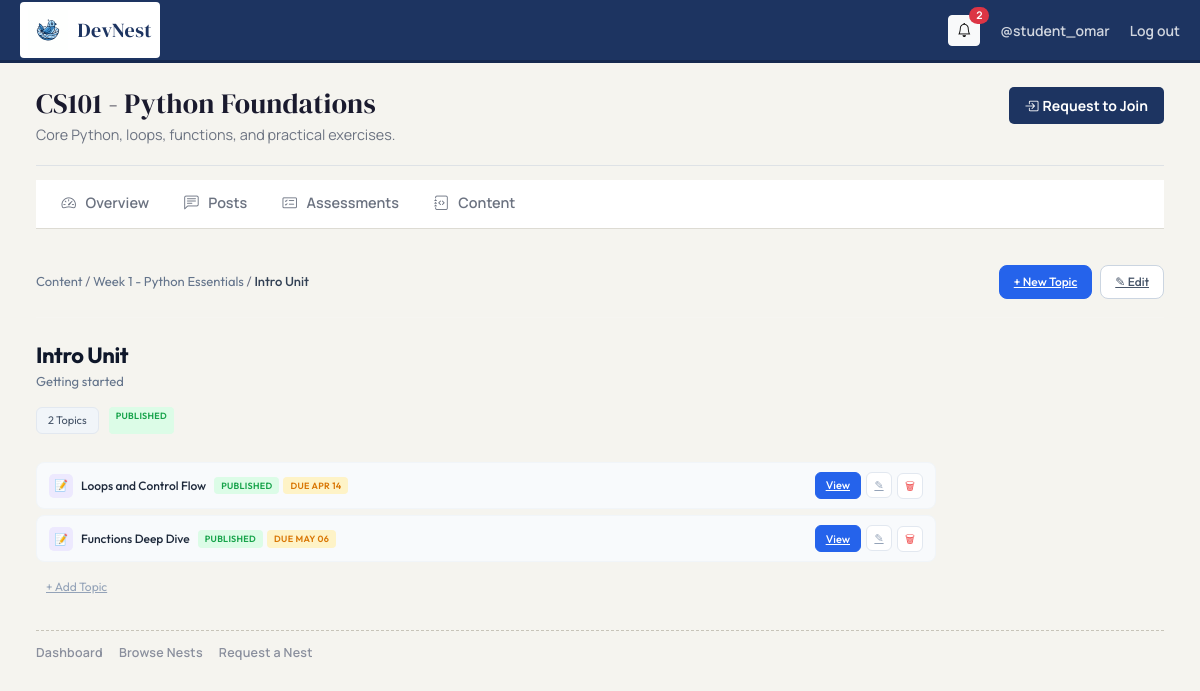
The app's page /content/unit/1/ (signed in) with its own data.
### nests/models.py (models this page shows, shortened)
class Nest(models.Model):
    class Status(models.TextChoices):
        PENDING  = 'pending',  'Pending'
        APPROVED = 'approved', 'Approved'
        REJECTED = 'rejected', 'Rejected'
    name        = models.CharField(max_length=255)
    description = models.TextField()
    creator     = models.ForeignKey(settings.AUTH_USER_MODEL, on_delete=models.CASCADE)
    members     = models.ManyToManyField(
        settings.AUTH_USER_MODEL,
        through='NestMembership',
        related_name='nests',
    )
    status      = models.CharField(
        max_length=20,
        choices=Status.choices,
        default=Status.PENDING,
    )
    created_at  = models.DateTimeField(auto_now_add=True)
    def membership_for(self, user):
        if not getattr(user, 'is_authenticated', False):
            return None
        return self.memberships.filter(user=user, status=NestMembership.Status.ACTIVE).first()
    def is_member(self, user):
        return self.membership_for(user) is not None

### content/models.py (models this page shows, shortened)
class Unit(models.Model):
    title = models.ForeignKey(Title, on_delete=models.CASCADE)
    name = models.CharField(max_length=255)
    description = models.TextField(blank=True)
    sort_order = models.IntegerField(default=0)
    is_published = models.BooleanField(default=False)
    created_at = models.DateTimeField(auto_now_add=True)
    class Meta:
        ordering = ['sort_order']

class Title(models.Model):
    name = models.CharField(max_length=255)
    description = models.TextField(blank=True)
    sort_order = models.IntegerField(default=0)
    is_published = models.BooleanField(default=False)
    created_by = models.ForeignKey(User, on_delete=models.CASCADE)
    nest = models.ForeignKey(Nest, on_delete=models.CASCADE, related_name='titles', null=True, blank=True)
    created_at = models.DateTimeField(auto_now_add=True)
    class Meta:
        ordering = ['sort_order']

class Topic(models.Model):
    class StatusChoices(models.TextChoices):
        DRAFT = 'draft', 'Draft'
        PUBLISHED = 'published', 'Published'
        SCHEDULED = 'scheduled', 'Scheduled'
        ARCHIVED = 'archived', 'Archived'
    unit = models.ForeignKey(Unit, on_delete=models.CASCADE)
    name = models.CharField(max_length=255)
    sort_order = models.IntegerField(default=0)
    status = models.CharField(max_length=20, choices=StatusChoices.choices, default=StatusChoices.DRAFT)
    due_date = models.DateTimeField(null=True, blank=True)
    created_at = models.DateTimeField(auto_now_add=True)
    updated_at = models.DateTimeField(auto_now=True)
    class Meta:
        ordering = ['sort_order']

### content/views.py (the view)
# urls.py: path("unit/<unit_id>/", views.unit_detail_view, name="unit_detail_view"),
def unit_detail_view(request: HttpRequest, unit_id):
    try:
        unit = Unit.objects.get(pk=unit_id)
        topics = Topic.objects.filter(unit=unit)
    except Exception as e:
        print(e)
        return render(request, "404.html")
    permission_response = _enforce_view_permission(request, unit.title.nest)
    if permission_response:
        return permission_response
    return render(request, "content/unit_detail.html", {"unit": unit, "topics": topics, "nest": unit.title.nest})

### content/views.py (called while the page is built)
def _can_view_nest_content(user, nest: Nest):
    return nest.is_member(user) or nest.is_site_staff(user)

def _enforce_view_permission(request: HttpRequest, nest: Nest | None):
    if not nest:
        return None
    if not request.user.is_authenticated:
        return _require_auth(request, "You must be signed in to view this nest content.")
    if not _can_view_nest_content(request.user, nest):
        messages.warning(request, "You must be an active member to view this nest content.", "alert-warning")
        return redirect("nests:nest_detail", nest_id=nest.id)
    return None

### main/context_processors.py (called while the page is built)
def notifications_context(request):
    if not getattr(request.user, 'is_authenticated', False):
        return {
            'unread_notifications': [],
            'unread_notifications_count': 0,
        }
    unread_qs = Notification.objects.filter(user=request.user, is_read=False)
    return {
        'unread_notifications': list(unread_qs[:8]),
        'unread_notifications_count': unread_qs.count(),
    }

### content/templates/content/unit_detail.html (shortened to what this page needs)
{% extends "nests/nest_detail_base.html" %}
{% load static %}
{% block extra_css %}<link rel="stylesheet" href="{% static 'content/css/style.css' %}">{% endblock %}
{% block feature_content %}
<div class="c-topbar">
    <div class="c-topbar__breadcrumb">
        <a href="{% url 'content:all_titles_view' %}{% if nest %}?nest_id={{ nest.id }}{% endif %}">Content</a> /
        <a href="{% url 'content:title_detail_view' title_id=unit.title.id %}">{{ unit.title.name }}</a> /
        <span>{{ unit.name }}</span>
    </div>
    <div class="c-topbar__actions">
        <a href="{% url 'content:create_topic_view' unit_id=unit.id %}" class="c-btn c-btn--primary">+ New Topic</a>
        <a href="{% url 'content:update_unit_view' unit_id=unit.id %}" class="c-btn">✎ Edit</a>
    </div>
</div>
<div class="c-content">
    <div class="course-header">
        <h1 class="course-header__title">{{ unit.name }}</h1>
        {% if unit.description %}<p class="course-header__desc">{{ unit.description }}</p>{% endif %}
        <div class="course-header__meta">
            <div class="meta-chip">{{ topics|length }} Topic{{ topics|length|pluralize }}</div>
            <span class="c-badge" style="background:{% if unit.is_published %}#dcfce7;color:#16a34a;{% else %}#f1f5f9;color:#94a3b8;{% endif %}">
                {% if unit.is_published %}Published{% else %}Draft{% endif %}
            </span>
        </div>
    </div>
    {% if topics %}
        {% for topic in topics %}
        <div class="topic">
            <div class="topic__header">
                <div class="topic__left">
                    <div class="topic__type-icon" style="background:#ede9fe;color:#5b21b6;">📝</div>
                    <span class="topic__title">{{ topic.name }}</span>
                    <div class="topic__badges">
                        <span class="c-badge" style="background:
                            {% if topic.status == 'published' %}#dcfce7;color:#16a34a;
                            {% elif topic.status == 'draft' %}#f1f5f9;color:#94a3b8;
                            {% elif topic.status == 'scheduled' %}#e0f2fe;color:#0284c7;
                            {% else %}#fee2e2;color:#ef4444;{% endif %}">
                            {{ topic.get_status_display }}
                        </span>
                        {% if topic.due_date %}
                        <span class="c-badge" style="background:#fef3c7;color:#d97706;">Due {{ topic.due_date|date:"M d" }}</span>
                        {% endif %}
                    </div>
                </div>
                <div class="topic__actions" style="opacity:1; display:flex; gap:5px;">
                    <a href="{% url 'content:topic_detail_view' topic_id=topic.id %}" class="c-btn c-btn--sm c-btn--primary">View</a>
                    <a href="{% url 'content:update_topic_view' topic_id=topic.id %}" class="c-icon-btn" title="Edit">✎</a>
                    <form method="POST" action="{% url 'content:delete_topic_view' topic_id=topic.id %}" style="display:inline;" onsubmit="return confirm('Delete this topic?')">
                        <button type="submit" class="c-icon-btn" style="color:#ef4444;" title="Delete">🗑</button>
                    </form>
                </div>
            </div>
        </div>
        {% endfor %}
    {% endif %}
    <a href="{% url 'content:create_topic_view' unit_id=unit.id %}" class="add-topic">+ Add Topic</a>
</div>
{% endblock %}

### nests/templates/nests/nest_detail_base.html (shortened to what this page needs)
{% extends "nests/base.html" %}
{% block content %}
{% if nest %}
<div class="nest-page-head pb-3 mb-0 border-bottom">
    <div>
        <h2 class="nest-page-title">{{ nest.name }}</h2>
        <p class="nest-page-subtitle mb-1">{{ nest.description }}</p>
    </div>
    <div class="d-flex gap-2 flex-wrap align-items-center">
        {% if membership %}
            <span class="nest-chip nest-chip-approved align-self-center">
                <i class="bi bi-check-circle me-1"></i> {{ membership.get_role_display }}
            </span>
        {% elif pending_membership %}
            <span class="nest-chip nest-chip-pending align-self-center">
                <i class="bi bi-hourglass-split me-1"></i> Request Pending
            </span>
        {% elif request.user.is_authenticated %}
            <form method="post" action="{% url 'nests:join_nest' nest_id=nest.pk %}">
                <button type="submit" class="nest-btn-main">
                    <i class="bi bi-box-arrow-in-right me-1"></i> Request to Join
                </button>
            </form>
        {% endif %}
    </div>
</div>
<div class="nest-subnav-wrap">
    <nav class="nest-subnav" aria-label="Nest feature navigation">
        <a href="{% url 'nests:nest_detail' nest_id=nest.pk %}"
           class="nest-subnav-link {% block tab_overview %}{% endblock %}">
            <i class="bi bi-speedometer2 me-1"></i> Overview
        </a>
        <a href="{% url 'nests:nest_posts' nest_id=nest.pk %}"
           class="nest-subnav-link {% block tab_posts %}{% endblock %}">
            <i class="bi bi-chat-left-text me-1"></i> Posts
        </a>
        <a href="{% url 'assessments:assessment_page_view' nest_id=nest.pk %}"
           class="nest-subnav-link {% block tab_assessments %}{% endblock %}">
            <i class="bi bi-card-checklist me-1"></i> Assessments
        </a>
        <a href="{% url 'content:all_titles_view' %}?nest_id={{ nest.pk }}"
           class="nest-subnav-link {% block tab_content %}{% endblock %}">
            <i class="bi bi-journal-code me-1"></i> Content
        </a>
    </nav>
</div>
{% endif %}
{% block feature_content %}{% endblock %}
{% endblock %}

### nests/templates/nests/base.html (shortened to what this page needs)
{% load static %}
<!doctype html>
<html lang="en">
<head>
	<link href="https://cdn.jsdelivr.net/npm/bootstrap@5.3.3/dist/css/bootstrap.min.css" rel="stylesheet">
	<link href="https://cdn.jsdelivr.net/npm/bootstrap-icons@1.11.3/font/bootstrap-icons.css" rel="stylesheet">
	<link rel="stylesheet" href="{% static 'css/nests.css' %}">
	{% block extra_css %}{% endblock %}
</head>
<body class="nest-shell">
	<header class="nest-topbar">
		<div class="container-fluid nest-topbar-inner">
			<a class="nest-brand" href="/">
				<img src="{% static 'images/logo.svg' %}" alt="DevNest logo">
				<span>DevNest</span>
			</a>
			<div class="nest-user d-none d-lg-flex">
				{% if request.user.is_authenticated %}
					<div class="dropdown">
						<button class="btn btn-sm btn-light position-relative" type="button" id="nestNotifDropdown" data-bs-toggle="dropdown" aria-expanded="false" title="Notifications">
							<i class="bi bi-bell"></i>
							{% if unread_notifications_count %}
							<span class="position-absolute top-0 start-100 translate-middle badge rounded-pill bg-danger">{{ unread_notifications_count }}</span>
							{% endif %}
						</button>
					</div>
					<a class="nest-user-link" href="{% url 'accounts:user_profile_view' request.user.username %}">
						@{{ request.user.username }}
					</a>
					<a class="nest-user-link" href="{% url 'accounts:log_out' %}?next={{request.path}}">Log out</a>
				{% else %}
					<a class="nest-user-link" href="{% url 'accounts:sign_in' %}?next={{request.path}}">Sign in</a>
				{% endif %}
			</div>
		</div>
	</header>
	<div class="nest-layout container-fluid">
		<main class="nest-main">
			{% block content %}{% endblock %}
			<footer class="nest-footer-links" aria-label="Nest legacy links">
				<a href="{% url 'nests:nest_dashboard' %}" class="nest-footer-link {% if request.path == '/nests/' %}active{% endif %}">
					Dashboard
				</a>
				<a href="{% url 'nests:nest_list_view' %}" class="nest-footer-link {% if '/nests/browse/' in request.path %}active{% endif %}">
					Browse Nests
				</a>
				<a href="{% url 'nests:request_nest_view' %}" class="nest-footer-link {% if '/nests/request/' in request.path %}active{% endif %}">
					Request a Nest
				</a>
			</footer>
		</main>
	</div>
</body>
</html>

### nests/static/css/nests.css (style rules this page uses)
:root { --nest-bg: #f5f4ef; --nest-paper: #ffffff; --nest-ink: #1a1a2e; --nest-muted: #6b7280; --nest-line: #dddbd3; --nest-accent: #1d3461; --nest-accent-hover: #16294f; --nest-amber: #c57c0e; --nest-amber-soft: #fef3c7; --nest-soft: #eaecf4; --nest-danger-soft: #fde9ef; --nest-shadow-sm: 0 1px 3px rgba(0,0,0,.08), 0 1px 2px rgba(0,0,0,.06); --nest-shadow: 0 2px 8px rgba(0,0,0,.09); --nest-radius: 8px; --nest-radius-sm: 5px; }
* { box-sizing: border-box; }
.nest-shell { margin: 0; min-height: 100vh; background: var(--nest-bg); color: var(--nest-ink); font-family: 'Manrope', sans-serif; }
.nest-topbar { position: sticky; top: 0; z-index: 100; background: var(--nest-accent); border-bottom: 3px solid var(--nest-accent-hover); }
.nest-topbar-inner { min-height: 60px; display: flex; align-items: center; justify-content: space-between; gap: 1rem; padding: 0 1.25rem; }
.nest-brand { display: inline-flex; align-items: center; gap: .6rem; text-decoration: none; padding: 0.5rem; color: var(--nest-accent); background-color: white; border-radius: 4px; font-family: 'DM Serif Display', serif; font-size: 1.25rem; letter-spacing: .4px; }
.nest-brand img { width: 40px; height: 40px; display: block; object-fit: contain; opacity: 1; }
.nest-user { display: inline-flex; align-items: center; gap: 1.25rem; }
.nest-user-link { color: rgba(255,255,255,.8); text-decoration: none; font-weight: 600; font-size: .875rem; transition: color .15s; }
.nest-layout { display: block; min-height: calc(100vh - 63px); }
.nest-main { max-width: 1320px; margin: 0 auto; width: 100%; padding: 1.5rem; }
.nest-page-head { display: flex; align-items: flex-start; justify-content: space-between; flex-wrap: wrap; gap: 1rem; margin-bottom: 1.25rem; }
.nest-page-title { margin: 0; font-family: 'DM Serif Display', serif; font-size: 1.75rem; font-weight: 400; color: var(--nest-ink); letter-spacing: .2px; }
.nest-page-subtitle { color: var(--nest-muted); margin: .2rem 0 0; font-size: .9rem; }
.nest-btn-main { display: inline-flex; align-items: center; border: none; background: var(--nest-accent); color: #fff; font-weight: 700; font-size: .875rem; border-radius: var(--nest-radius-sm); padding: .5rem 1rem; cursor: pointer; transition: background .15s; text-decoration: none; }
.nest-subnav-wrap { background: var(--nest-paper) !important; border: none !important; border-bottom: 1px solid var(--nest-line) !important; border-radius: 0 !important; box-shadow: none !important; padding: 0 !important; margin-top: .85rem; margin-bottom: 1.5rem; overflow-x: auto; overflow-y: hidden; scrollbar-width: none; }
.nest-subnav { display: flex; align-items: flex-end; gap: 0; width: 100%; padding: 0 .5rem; }
.nest-subnav-link { display: inline-flex; align-items: center; gap: .35rem; padding: .75rem 1.1rem; border: none; border-bottom: 3px solid transparent; background: transparent; color: var(--nest-muted); text-decoration: none; font-weight: 600; font-size: .9rem; white-space: nowrap; transition: color .15s, border-color .15s; margin-bottom: -1px; }
.nest-footer-links { margin-top: 1.75rem; padding-top: .8rem; border-top: 1px dashed #c7c4b9; display: flex; flex-wrap: wrap; gap: .7rem 1rem; }
.nest-footer-link { color: #8a8f9d; text-decoration: none; font-size: .78rem; font-weight: 600; letter-spacing: .02em; }

### records on screen
Nest: name "CS101 - Python Foundations", description "Core Python, loops, functions, and practical exercises."
Unit: title.name "Week 1 - Python Essentials", name "Intro Unit", description "Getting started"
Topic: name "Loops and Control Flow", status "PUBLISHED", due_date "APR 14"
Topic: name "Functions Deep Dive", status "PUBLISHED", due_date "MAY 06"

### other values on screen
{{ unread_notifications_count }} "2"
{{ request.user.username }} "student_omar"
{{ topics|length }} "2"
